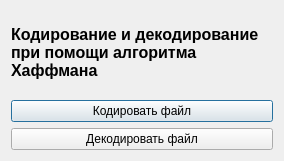
<?xml version="1.0" encoding="UTF-8"?>
<ui version="4.0">
 <class>Dialog</class>
 <widget class="QDialog" name="Dialog">
  <property name="geometry">
   <rect>
    <x>0</x>
    <y>0</y>
    <width>284</width>
    <height>161</height>
   </rect>
  </property>
  <property name="windowTitle">
   <string>Учебная практика</string>
  </property>
  <layout class="QHBoxLayout" name="horizontalLayout">
   <item>
    <layout class="QVBoxLayout" name="verticalLayout">
     <item>
      <widget class="QLabel" name="label">
       <property name="font">
        <font>
         <pointsize>12</pointsize>
         <weight>75</weight>
         <bold>true</bold>
        </font>
       </property>
       <property name="text">
        <string>Кодирование и декодирование при помощи алгоритма Хаффмана</string>
       </property>
       <property name="scaledContents">
        <bool>false</bool>
       </property>
       <property name="wordWrap">
        <bool>true</bool>
       </property>
      </widget>
     </item>
     <item>
      <widget class="QPushButton" name="compression_button">
       <property name="text">
        <string>Кодировать файл</string>
       </property>
      </widget>
     </item>
     <item>
      <widget class="QPushButton" name="decompression_button">
       <property name="text">
        <string>Декодировать файл</string>
       </property>
      </widget>
     </item>
    </layout>
   </item>
  </layout>
 </widget>
 <layoutdefault spacing="6" margin="11"/>
 <tabstops>
  <tabstop>compression_button</tabstop>
  <tabstop>decompression_button</tabstop>
 </tabstops>
 <resources/>
 <connections/>
</ui>
